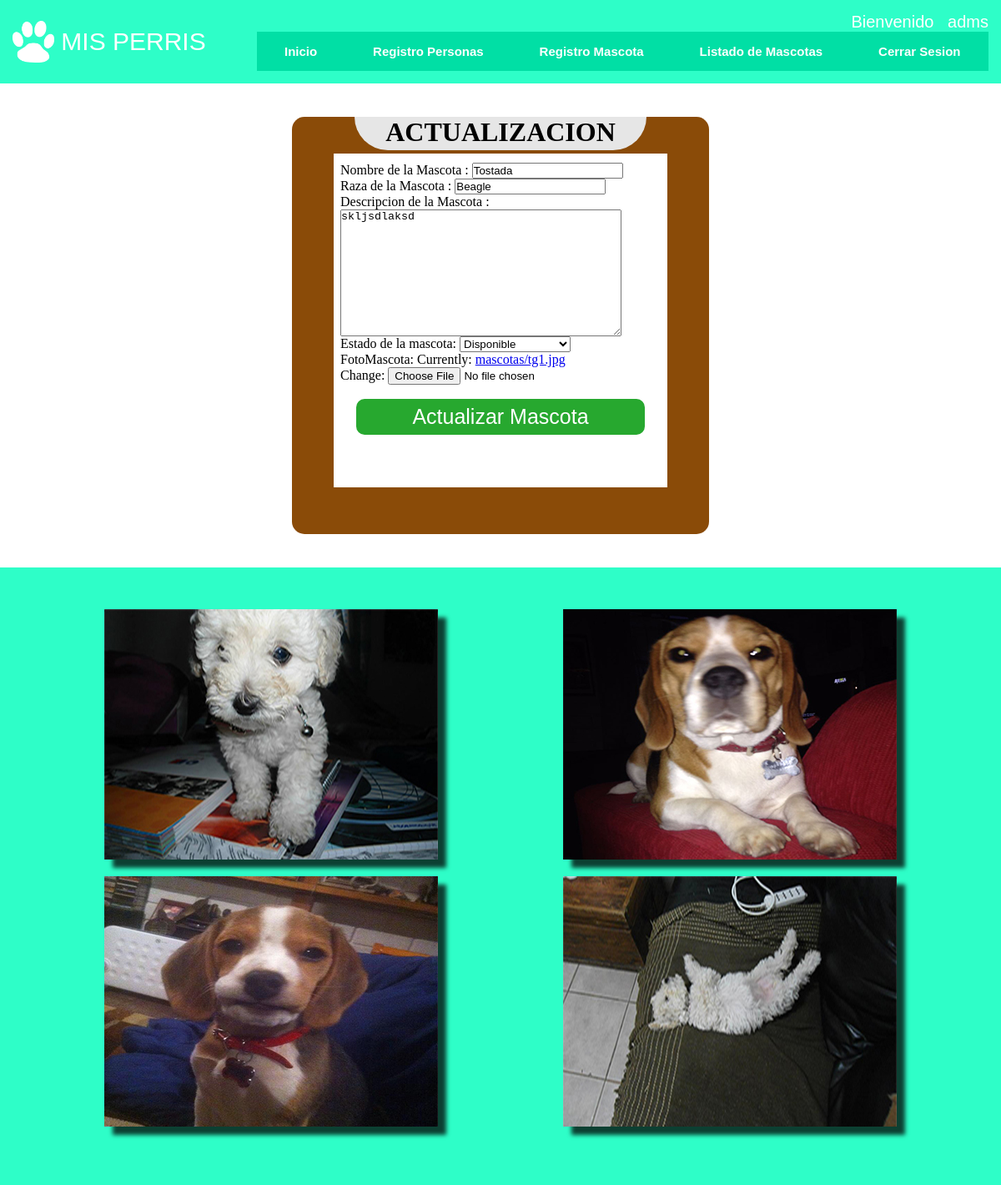
The page /mascota/update/32/ (signed in) on the database its author committed.
### Sistema/models.py (models this page shows)
class Mascota(models.Model):
    nombreMascota=models.CharField(max_length=30)
    razaMascota=models.CharField(max_length=30)
    descMascota=models.TextField(max_length=100,null=True)
    estadoMascota=models.CharField(max_length=30)
    fotoMascota=models.ImageField(upload_to='mascotas/')

### Sistema/views.py (the view)
# urls.py: url(r'^mascota/update/(?P<postid>\d+)/', views.update_post, name='update_post'),
@login_required(login_url='login')
def update_post(request, postid):
    instance = get_object_or_404(Mascota, id=postid)
    form = AgregarMascota(request.POST or None,request.FILES or None, instance=instance)
    if request.method == 'POST':
        if form.is_valid():
            form.save()
            return HttpResponseRedirect("listadoMascota")
    return render(request, 'editarMascota.html', {'form': form})

### Sistema/forms.py
class AgregarMascota(ModelForm):
    class Meta:
        model = Mascota
        fields = ["nombreMascota","razaMascota","descMascota","estadoMascota","fotoMascota"]
        labels = {
            'nombreMascota': 'Nombre de la Mascota  ',
            'razaMascota': 'Raza de la Mascota ',
            'descMascota': 'Descripcion de la Mascota ',
            'fotoMasota': 'Foto de la Mascota ',
        }
        widgets = {
            'nombreMascota' : TextInput(attrs={'class':'form-control'}),
            'razaMascota' : TextInput(attrs={'class':'form-control'}),
            'descMascota' : Textarea(attrs={'class':'form-control'}),
        }
    estadoMascota=forms.ChoiceField(choices=status,label="Estado de la mascota")

### Sistema/templates/editarMascota.html (shortened to what this page needs)
{% extends 'maqueta.html' %}
{% load staticfiles %}
{% block contenido %}
<link rel="stylesheet" href="{% static 'css/est_regm.css' %}">
<div class="panel">
    <div class="titulo">
        <h1>ACTUALIZACION</h1>
    </div>
    <div class="formulario">
        <form method="post" action="" enctype="multipart/form-data">
            <div class="contenedor-inputs">
                {{ form.as_p }}
                <input type="submit" class="btn-enviar" value="Actualizar Mascota">
            </div>
        </form>
    </div>
</div>
{% endblock %}

### Sistema/templates/maqueta.html (shortened to what this page needs)
{% load staticfiles %}
<html>
<head>
    <link rel="stylesheet" href="{% static 'css/estilos.css' %}">
</head>
    <body>
		<header>
			<div class="logo">
				<img src="{% static 'img/huella.png' %}" width="150" alt="">
				<a href="#">MIS PERRIS</a>
			</div>
			{% if request.user.is_authenticated %}
				{% if user.is_staff %}
					<div class="navegador">
						<div class="usuario">
							Bienvenido &nbsp {{ user.username }}
						</div>
						<nav>
							<a href="{% url 'index'%}">Inicio</a>
							<a href="{% url 'gestionUsuarioAdmin' %}">Registro Personas</a>
							<a href="{% url 'registroMascota' %}">Registro Mascota</a>
							<a href="{% url 'listadoMascota' %}">Listado de Mascotas</a>
							<a href="{% url 'logout' %}">Cerrar Sesion</a>
						</nav>
					</div>
				{% endif %}
			{% endif%}
		</header>
		<body>
        	{% block contenido %}
			{% endblock %}
		</body>
		<footer>
			<div class="galeria">
			    <div class="fotos">
                	<div class="caja filtro"><img src="{% static 'img/footer/af1.jpg' %}" alt="Uno"></div>
                	<div class="caja filtro"><img src="{% static 'img/footer/tf2.jpg' %}" alt="Dos"></div>
                	<div class="caja filtro"><img src="{% static 'img/footer/tf1.jpg' %}" alt="Tres"></div>
                	<div class="caja filtro"><img src="{% static 'img/footer/af3.jpg' %}" alt="Cinco"></div>
            	</div>
            </div>
        </footer>
    </body>
</html>

### Sistema/static/css/estilos.css (style rules this page uses)
* { margin: 0; padding: 0; box-sizing: border-box; }
body { background:#FFFF; }
header { background:#2EFEC8; width:100%; padding:15px; display: flex; justify-content:space-between; align-items:center; flex-direction:row; flex-wrap:wrap; }
header .logo { color:#FFFFFF; font: 30px lucida console, sans-serif; }
header .logo img { width:50px; vertical-align: top; }
header .logo a { color:#FFFFFF; text-decoration: none; line-height:50px; }
header nav { width:100%; display:flex; flex-wrap:wrap; align-items:center; flex-direction: row; }
header nav a { background:#01DFA5; color:#fff; text-align: center; text-decoration: none; padding:15px; font: 15px arial, sans-serif; font-weight: bold; flex-grow:1; }
.navegador { display: flex; flex-wrap:wrap-reverse; flex-direction: column; color:#FFFFFF; font: 20px lucida console, sans-serif; width: 75%; }
.usuario { color:#FFFFFF; font: 20px lucida console, sans-serif; text-align: right; }
footer { background:#2EFEC8; width: 100%; padding: 20px; display: flex; flex-wrap:wrap; justify-content:space-between; }
.galeria .fotos { display:flex; justify-content: space-around; flex-wrap: wrap; padding: 30px; }
.galeria .caja { width: 400px; height: 300px; margin-bottom: 20px; overflow: hidden; box-shadow:10px 10px 5px 0px rgba(0,0,0,0.75); }
.galeria .caja img { width: 100%; height: 100%; vertical-align: top; object-fit: cover; }

### Sistema/static/css/est_regm.css (style rules this page uses)
* { padding: 0; margin: 0; }
.panel { background: #8A4B08; width: 500px; height: 500px; border: 1px; float: center; margin-top: 40px; margin-bottom: 40px; margin-left: auto; margin-right: auto; border-radius: 15px; }
.titulo { background:#E6E6E6; text-align: center; color: #000000; width: 70%; height: 40px; margin-right: auto; margin-left: auto; border-radius: 0px 0px 118px 118px; }
.formulario { padding: 8px; margin-right: auto; margin-left: auto; margin-top: 4px; margin-bottom: 10px; background:#FFFF; width: 400px; height: 400px; font-family: "Arial Black"; }
body a { margin-left: auto; margin-right: auto; }
.btn-enviar { color: #ffffff; border-radius: 10px 10px 10px 10px; -moz-border-radius: 10px 10px 10px 10px; -webkit-border-radius: 10px 10px 10px 10px; border: 0px solid #000000; padding: 7px; text-decoration: none; background: #27a82f; margin-left:auto; margin-right: auto; margin-top:17px; font-size: 25px; width: 90%; }
.contenedor-inputs { margin-left: auto; margin-right: auto; display: flex; flex-direction: column; height: 200px; width: 100%; text-align: left; margin-top: 3px; }

### rows shown on the page
Mascota: nombreMascota "Tostada", razaMascota "Beagle", descMascota "skljsdlaksd", estadoMascota "Disponible"

### other values the page prints
{{ user.username }} "adms"
